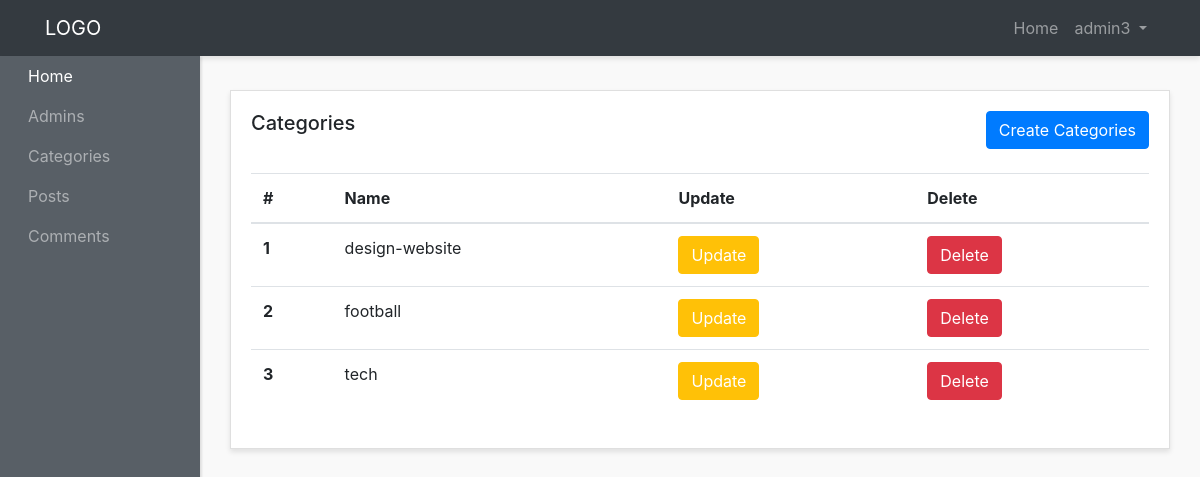
Page /admin-panel/categories-admins/show-categories.php (signed in) on the committed database.
### tables this page shows
CREATE TABLE `categories` (
  `id` int(3) NOT NULL,
  `name` varchar(200) NOT NULL,
  `created_at` timestamp NOT NULL DEFAULT current_timestamp()
);

### admin-panel/categories-admins/show-categories.php (the view, shortened to what this page needs)
<?php require "../layouts/header.php"; ?>
<?php require "../../config/config.php"; ?>
<?php
$categories = $conn->query("SELECT * FROM categories LIMIT 7");
$categories->execute();
$rows = $categories->fetchAll(PDO::FETCH_OBJ);
?>
<div class="row">
  <div class="col">
    <div class="card">
      <div class="card-body">
        <h5 class="card-title mb-4 d-inline">Categories</h5>
        <a href="create-category.php" class="btn btn-primary mb-4 text-center float-right">Create Categories</a>
        <table class="table">
          <thead>
            <tr>
              <th scope="col">#</th>
              <th scope="col">Name</th>
              <th scope="col">Update</th>
              <th scope="col">Delete</th>
            </tr>
          </thead>
          <tbody>
            <?php foreach ($rows as $row) : ?>
              <tr>
                <th scope="row"><?php echo $row->id; ?></th>
                <td><?php echo $row->name; ?></td>
                <td><a href="http://localhost/fandiblog/admin-panel/categories-admins/update-category.php?up_id=<?php echo $row->id; ?>" class="btn btn-warning text-white text-center ">Update</a></td>
                <td><a href="http://localhost/fandiblog/admin-panel/categories-admins/delete-category.php?de_id=<?php echo $row->id; ?>" class="btn btn-danger  text-center ">Delete</a></td>
              </tr>
            <?php endforeach; ?>
          </tbody>
        </table>
      </div>
    </div>
  </div>
</div>
<?php require "../layouts/footer.php"; ?>

### admin-panel/styles/style.css (style rules this page uses)
body { background:#f9f9f9; }
.card { margin-bottom: 15px; border-radius:0; box-shadow: 0 3px 5px rgba(0,0,0,.1); }

### rows in the picture
categories: id "1", name "design-website"
categories: id "2", name "football"
categories: id "3", name "tech"

### other values in the picture
$_SESSION['adminname'] "admin3"
